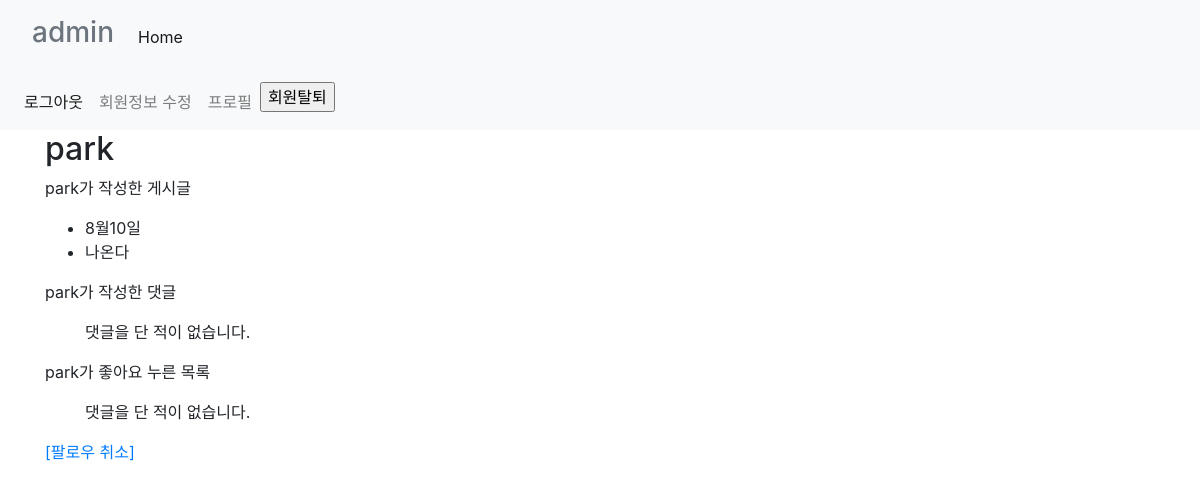
The app's page /accounts/park/ (signed in) with its own data.
### accounts/models.py (models this page shows)
class User(AbstractUser):
    followers = models.ManyToManyField(
        settings.AUTH_USER_MODEL,
        related_name="followings",
        blank=True
    )

### articles/models.py (models this page shows, shortened)
class Article(models.Model):
    title = models.CharField(max_length=150)
    content = models.TextField()
    image = models.ImageField(blank=True, upload_to=articles_image_path)
    image_thumbnail = ImageSpecField(
        source='image',
        processors=[Thumbnail(200, 300)],
        format='JPEG',
        options={'quality':90}
    )
    created_at = models.DateTimeField(auto_now_add=True)
    updated_at = models.DateTimeField(auto_now=True)
    user = models.ForeignKey(settings.AUTH_USER_MODEL, on_delete=models.CASCADE)
    like_users = models.ManyToManyField(
        settings.AUTH_USER_MODEL,
        related_name='like_articles',
        blank=True
    )
    recommend_users = models.ManyToManyField(
        settings.AUTH_USER_MODEL,
        related_name='recomment_articles',
        blank=True
    )

### accounts/views.py (the view)
# urls.py: path('<str:username>/',views.profile,name="profile"),
def profile(request,username):
    person = get_object_or_404(get_user_model(),username=username)
    context = {
        'person' : person
    }
    return render(request,'accounts/profile.html',context)

### accounts/templates/accounts/profile.html
{% extends 'base.html' %}
{% block body %}
  <h2>{{person.username}}</h2>
  <p>{{person.username}}가 작성한 게시글</p>
  <ul>
    {% for article in person.article_set.all %}
      <li>{{article.title}}</li>
      <li>{{article.content}}</li>
    {% endfor %}
  </ul>
  <p>{{person.username}}가 작성한 댓글</p>
  <ul>
    {% for comment in person.comment_set.all %}
      <li>{{comment.content}}</li>
    {% empty %}
      <p>댓글을 단 적이 없습니다.</p>
    {% endfor %}
  </ul>
  <p>{{person.username}}가 좋아요 누른 목록</p>
  <ul>
    {% for like in person.like_article.all %}
      <li>{{like.title}}</li>
     {% empty %}
      <p>댓글을 단 적이 없습니다.</p>
    {% endfor %}
  </ul>
  {% if user != person %}
    {% if user in person.followers.all %}
      <a href="{% url 'accounts:follow' person.pk %}">[팔로우 취소]</a>
    {% else %}
      <a href="{% url 'accounts:follow' person.pk %}">[팔로우]</a>
    {% endif %}
  {% endif %}
{% endblock %}

### mysite/templates/base.html (shortened to what this page needs)
{% load bootstrap4 %}
<!DOCTYPE html>
<html lang="en">
<head>
  {% bootstrap_css %}
</head>
<body>
  <nav class="navbar navbar-expand-lg navbar-light bg-light">
    <a class="nav-link disabled" href="#" tabindex="-1" aria-disabled="true"><h3>{{ user.username }}</h3></a>
    <div class="collapse navbar-collapse" id="navbarNav">
      <ul class="navbar-nav">
        <li class="nav-item active">
          <a class="nav-link" href="{% url 'articles:index'%}">Home <span class="sr-only">(current)</span></a>
        </li>
      </ul>
    </div>
  </nav>
  <nav class="navbar navbar-expand-lg navbar-light bg-light">
    <div class="collapse navbar-collapse" id="navbarNavAltMarkup">
      <div class="navbar-nav">
        {% if user.is_authenticated %}
          <a class="nav-item nav-link active" href="{% url 'accounts:logout' %}">로그아웃 <span class="sr-only">(current)</span></a>
          <a class="nav-item nav-link" href="{% url 'accounts:update' %}">회원정보 수정</a>
          <a class="nav-item nav-link" href="{% url 'accounts:profile' user.username %}">프로필</a>
          <form action="{% url 'accounts:delete' %}" method="POST">
            <input type="submit" value="회원탈퇴">
          </form>
        {% else %}
          <a class="nav-item nav-link active" href="{% url 'accounts:login' %}">로그인 <span class="sr-only">(current)</span></a>
          <a class="nav-item nav-link" href="{% url 'accounts:signup'%}">회원가입</a>
        {% endif %}
      </div>
    </div>
  </nav>
  <div class="container">
    {% block body %}
    {% endblock %}
  </div>
</body>
</html>

### records on screen
User: username "admin"
User: username "park"
Article: title "8월10일", content "나온다"
